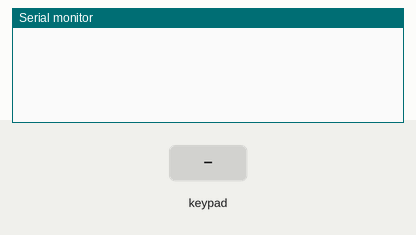
Recording of a sketch running on a simulated Arduino Uno, built with avr-gcc and run on an emulated ATmega328P. On the bench: the last lines printed to the serial monitor. The inputs (shaded band) are chosen by the test bench.

Above: at 1.2 s.
1.3 s: key '1' pressed
At 1.8 s:
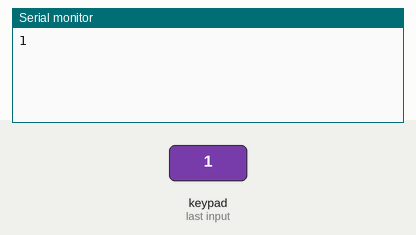
2.8 s: keypad keys 1 0 1 1 1 2 1 3 # pressed 0.4 s apart
At 6.6 s:
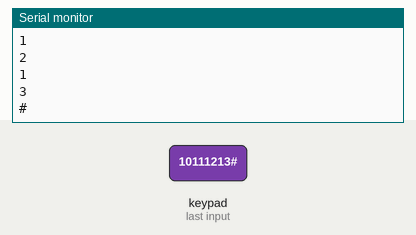
7.9 s: key 'A' pressed
At 8.2 s:
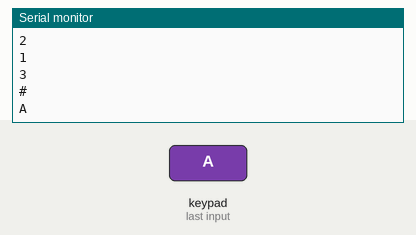
9.4 s: keypad keys 1 0 1 1 1 2 1 3 * pressed 0.4 s apart
At 14.0 s:
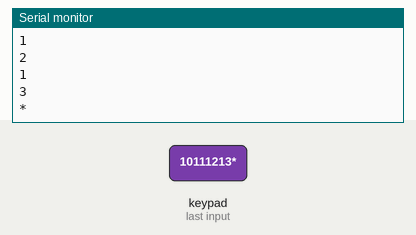
14.5 s: key 'B' pressed
At 15.3 s:
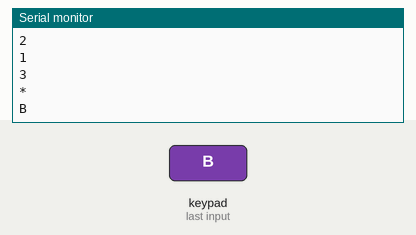
16.0 s: keypad keys 1 0 1 1 1 2 1 3 D pressed 0.4 s apart
At 20.1 s:
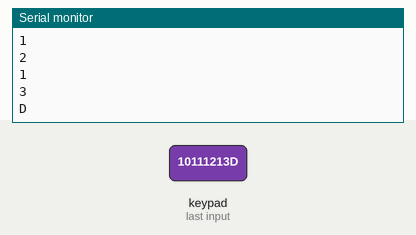
Timing chart, 0 to 21.6 s (numbered marks = the images above; inputs shaded):
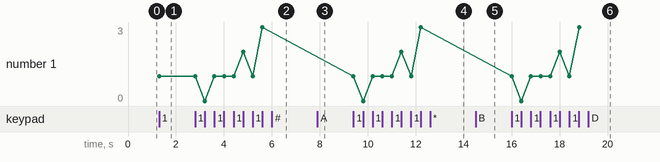

The sketch:

keypad_sensor.ino
```cpp
#include <Keypad.h>

const byte ROWS = 4; /* four rows */
const byte COLS = 4; /* four columns */
/* define the symbols on the buttons of the keypads */
char hexaKeys[ROWS][COLS] = {
  {'1','2','3','A'},
  {'4','5','6','B'},
  {'7','8','9','C'},
  {'*','0','#','D'}
};
byte rowPins[ROWS] = {10, 11, 12, 13}; /* connect to the row pinouts of the keypad */
byte colPins[COLS] = {6, 7, 8, 9}; /* connect to the column pinouts of the keypad */

/* initialize an instance of class NewKeypad */
Keypad customKeypad = Keypad( makeKeymap(hexaKeys), rowPins, colPins, ROWS, COLS); //makeKeymap-Initializes the internal keymap to be equal to userKeymap

void setup()
{
Serial.begin(9600);
}

void loop()
{
  char customKey = customKeypad.getKey(); /* getting the keypad key */

  if (customKey)
  {
  Serial.println(customKey);
  }
}
```

Measured:
- after the input at 1.3 s, the serial monitor: prints a new line at once (image 1)
- after the input at 2.8 s, the serial monitor: prints a new line after 0.41 s (image 2)
- after the input at 7.9 s, the serial monitor: prints a new line at once (image 3)
- after the input at 9.4 s, the serial monitor: prints a new line at once (image 4)
- after the input at 14.5 s, the serial monitor: prints a new line at once (image 5)
- after the input at 16.0 s, the serial monitor: prints a new line at once (image 6)
- plotted number 1: 1 → 3 after the input at 2.8 s
